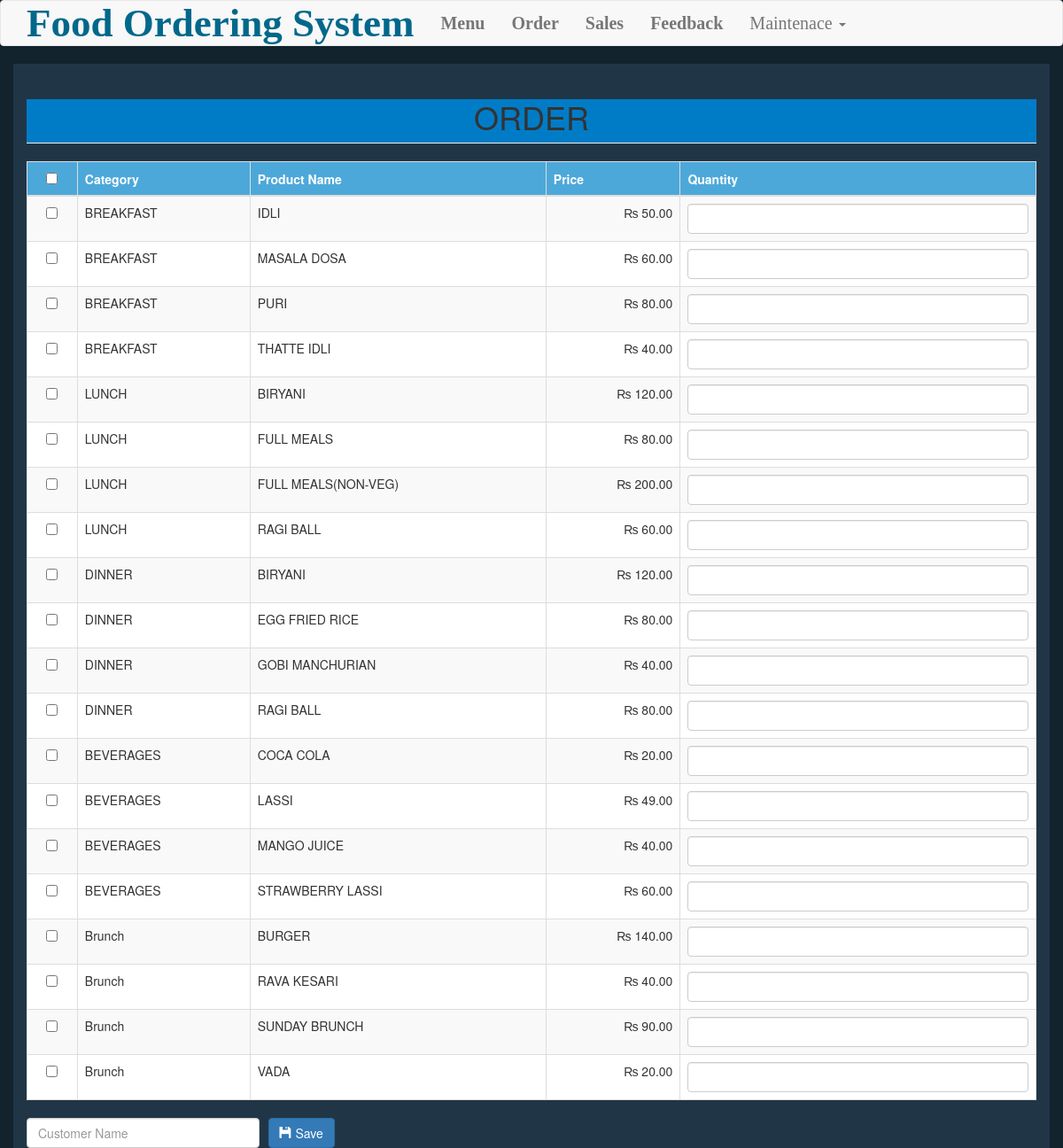
The app's page /order.php with its own data.
### tables this page shows
CREATE TABLE `product` (
  `productid` int(11) NOT NULL,
  `categoryid` int(1) NOT NULL,
  `productname` varchar(30) NOT NULL,
  `price` double NOT NULL,
  `photo` varchar(150) NOT NULL
);

CREATE TABLE `category` (
  `categoryid` int(11) NOT NULL,
  `catname` varchar(30) NOT NULL
);

### order.php (the view, shortened to what this page needs)
<?php include('header.php'); ?>
<body style="background-color:#12232E;">
<?php include('navbar.php'); ?>
<div class="container"  style="background-color:#203647;" >
	<h1 class="page-header text-center" style="background-color:#007CC7;">ORDER</h1>
	<form method="POST" action="purchase.php">
		<table class="table table-striped table-bordered" >
			<thead  style="background-color:#4DA8DA;color:white;">
				<th class="text-center"><input type="checkbox" id="checkAll"></th>
				<th >Category</th>
				<th>Product Name</th>
				<th>Price</th>
				<th>Quantity</th>
			</thead>
			<tbody style="background-color:white">
				<?php
					$sql="select * from product left join category on category.categoryid=product.categoryid order by product.categoryid asc, productname asc";
					$query=$conn->query($sql);
					$iterate=0;
					while($row=$query->fetch_array()){
						?>
						<tr>
							<td class="text-center"><input type="checkbox" value="<?php echo $row['productid']; ?>||<?php echo $iterate; ?>" name="productid[]" style=""></td>
							<td><?php echo $row['catname']; ?></td>
							<td><?php echo $row['productname']; ?></td>
							<td class="text-right">&#x20A8; <?php echo number_format($row['price'], 2); ?></td>
							<td><input type="text" class="form-control" name="quantity_<?php echo $iterate; ?>"></td>
						</tr>
						<?php
						$iterate++;
					}
				?>
			</tbody>
		</table>
		<div class="row">
			<div class="col-md-3">
				<input type="text" name="customer" class="form-control" placeholder="Customer Name" required>
			</div>
			<div class="col-md-2" style="margin-left:-20px;">
				<button type="submit" class="btn btn-primary"><span class="glyphicon glyphicon-floppy-disk"></span> Save</button>
			</div>
		</div>
	</form>
</div>
</body>
</html>

### records on screen
product: categoryid.catname "BREAKFAST", productname "IDLI", price "50.00"
product: categoryid.catname "BREAKFAST", productname "MASALA DOSA", price "60.00"
product: categoryid.catname "BREAKFAST", productname "PURI", price "80.00"
product: categoryid.catname "BREAKFAST", productname "THATTE IDLI", price "40.00"
product: categoryid.catname "LUNCH", productname "BIRYANI", price "120.00"
product: categoryid.catname "LUNCH", productname "FULL MEALS", price "80.00"
product: categoryid.catname "LUNCH", productname "FULL MEALS(NON-VEG)", price "200.00"
product: categoryid.catname "LUNCH", productname "RAGI BALL", price "60.00"
product: categoryid.catname "DINNER", productname "BIRYANI", price "120.00"
product: categoryid.catname "DINNER", productname "EGG FRIED RICE", price "80.00"
product: categoryid.catname "DINNER", productname "GOBI MANCHURIAN", price "40.00"
product: categoryid.catname "DINNER", productname "RAGI BALL", price "80.00"
product: categoryid.catname "BEVERAGES", productname "COCA COLA", price "20.00"
product: categoryid.catname "BEVERAGES", productname "LASSI", price "49.00"
product: categoryid.catname "BEVERAGES", productname "MANGO JUICE", price "40.00"
product: categoryid.catname "BEVERAGES", productname "STRAWBERRY LASSI", price "60.00"
product: categoryid.catname "Brunch", productname "BURGER", price "140.00"
product: categoryid.catname "Brunch", productname "RAVA KESARI", price "40.00"
product: categoryid.catname "Brunch", productname "SUNDAY BRUNCH", price "90.00"
product: categoryid.catname "Brunch", productname "VADA", price "20.00"
